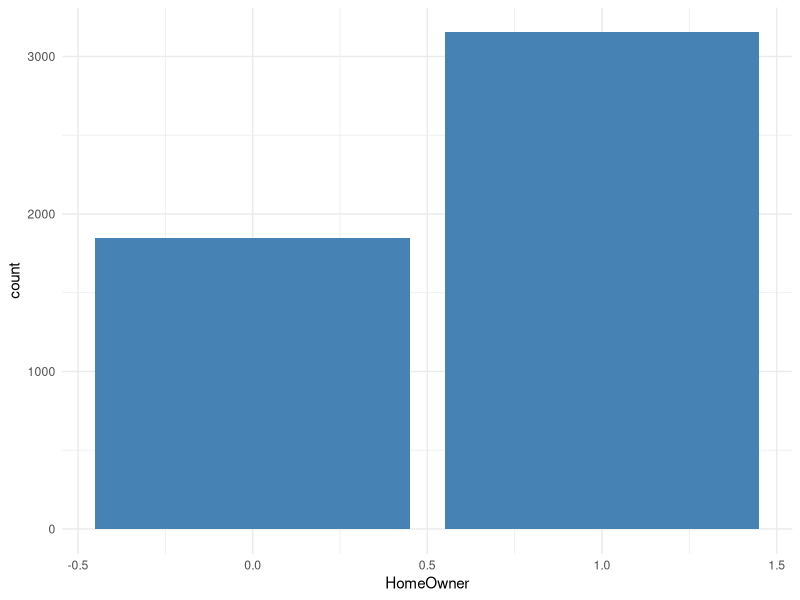
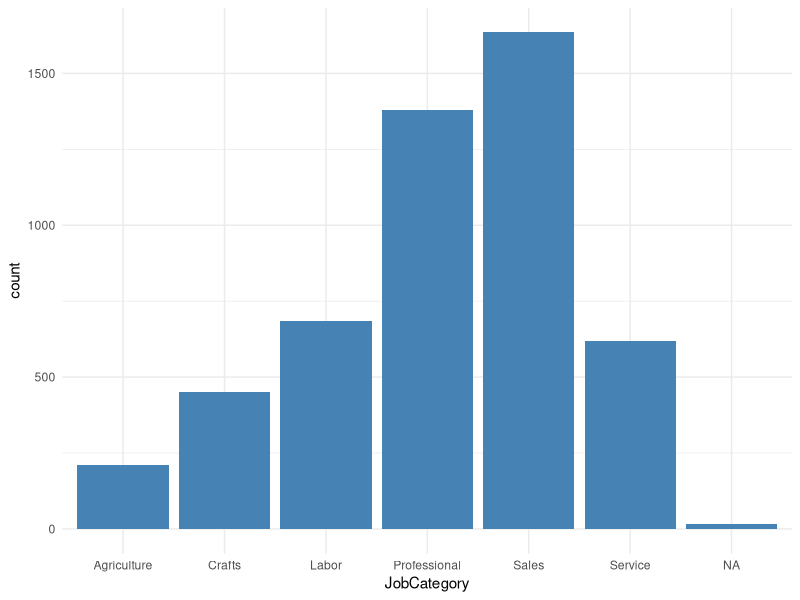
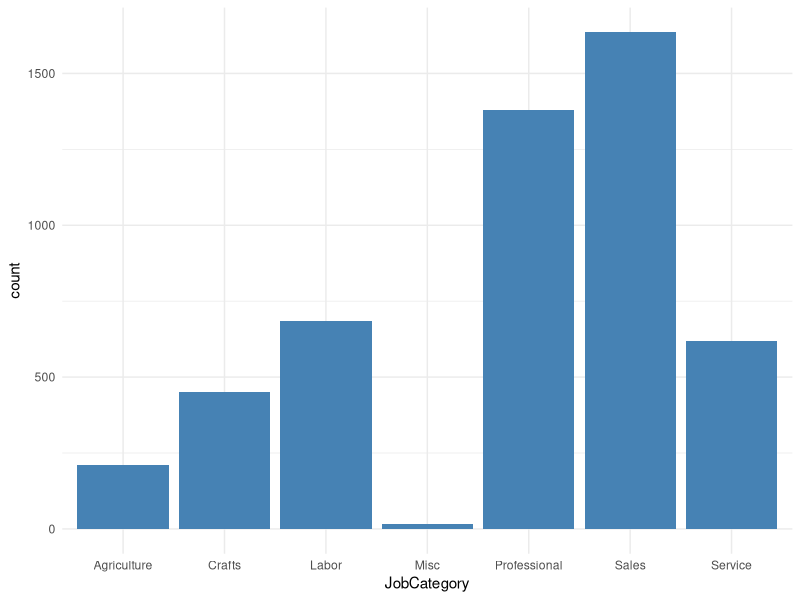
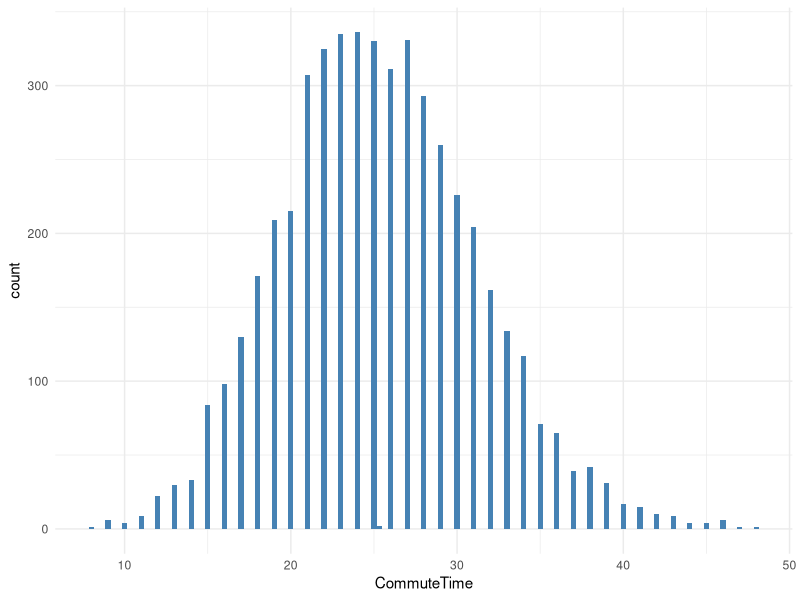
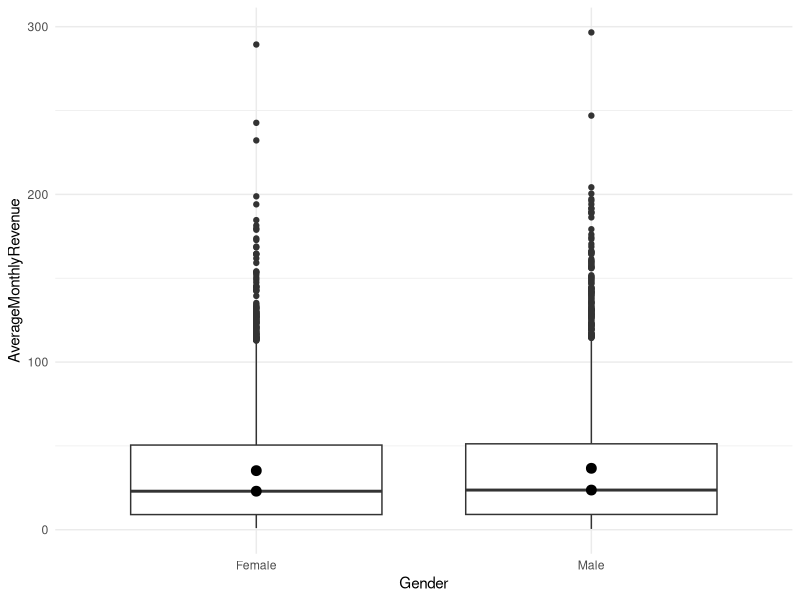
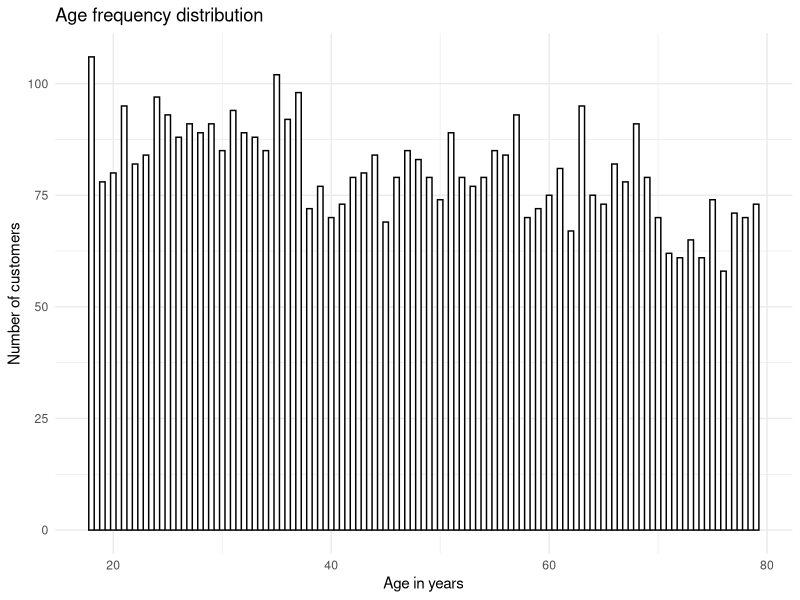
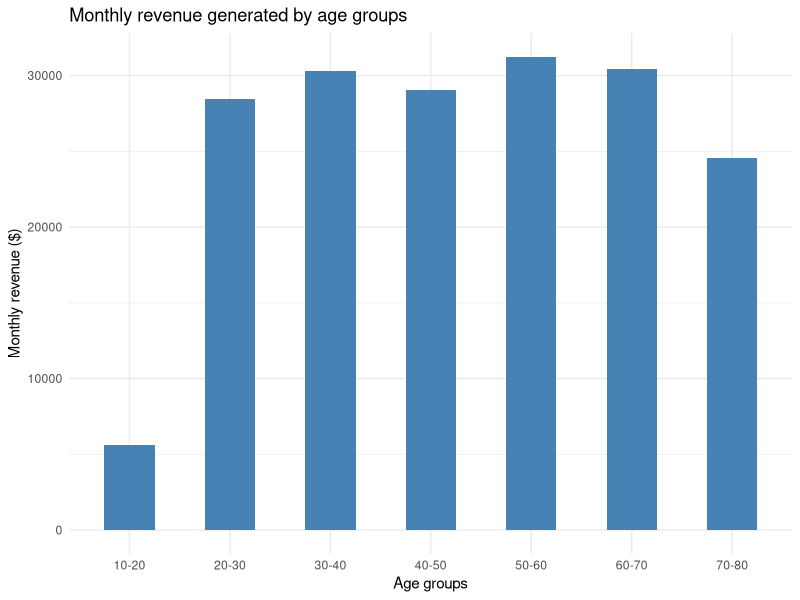
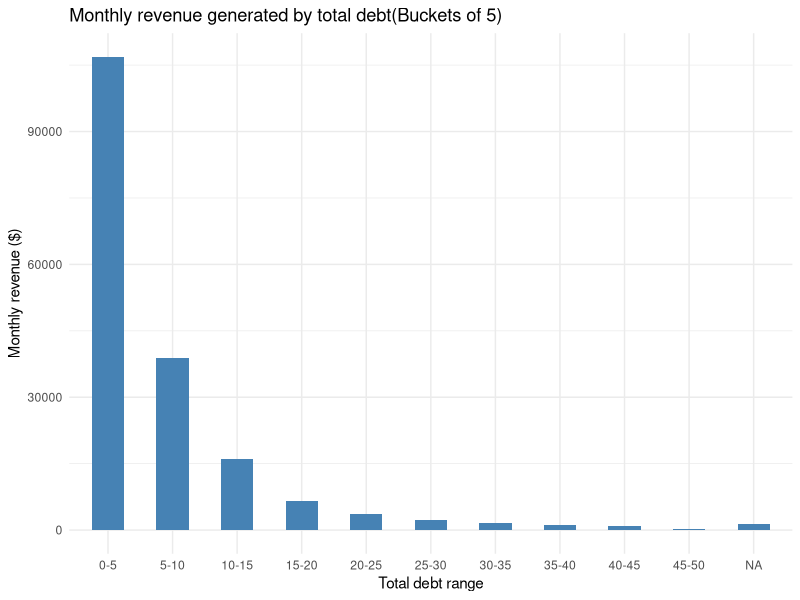

Reproduce these figures in R, in order.
## ---- chunk 1
knitr::opts_knit$set(progress = FALSE, verbose = FALSE)
library(tidyverse)
library(maps)
library(scales)
library(sf)
library(Hmisc)
library(dplyr)
library(ggplot2)

## ---- chunk 2
customers <- read_csv("data/Customer_Dataset_File_Original.csv")
## ---- chunk 3
sum(is.na(customers))
sapply(customers,function(x)sum(is.na(x)))
## ---- chunk 4
#customers <- read_csv("data/Customer_Dataset_File_Original.csv")
print("Number of rows with Gender = NA before imputation")
sum(is.na(customers$Gender))
numberOfFemales <- customers %>% 
  filter(Gender=="Female") %>% 
  nrow()
print("Number of females before imputation")
numberOfFemales
numberOfMales <- customers %>% 
  filter(Gender=="Male") %>% 
  nrow()
count <- 0
print("Number of males before imputation")
numberOfMales
for(i in 1:nrow(customers)){
  if(is.na(customers$Gender[i])){
    #customers$Gender[i] <- "F"
    count <- count + 1
    if (count %% 2 == 0){
      customers$Gender[i] <- "Female"
    }
    else{
      customers$Gender[i] <- "Male"
    }
  }
}
print("Number of rows with Gender = NA after imputation")
sum(is.na(customers$Gender))
numberOfFemales <- customers %>% 
  filter(Gender=="Female") %>% 
  nrow()
print("Number of females after imputation")
numberOfFemales
numberOfMales <- customers %>% 
  filter(Gender=="Male") %>% 
  nrow()
print("Number of males after imputation")
numberOfMales
## ---- chunk 5
print("Number of rows with HouseholdSize = NA before imputation")
sum(is.na(customers$HouseholdSize))
summary(customers$HouseholdSize)
customers$HouseholdSize[is.na(customers$HouseholdSize)] <- median(customers$HouseholdSize, na.rm = T)
print("Check for missing values for HouseholdSize")
sum(is.na(customers$HouseholdSize))
## ---- chunk 6
print("Number of rows with HomeOwner = NA before imputation")
sum(is.na(customers$HomeOwner))
summary(customers$HomeOwner)
get_mode <- function(x) {
  unique_x <- unique(x)
  mode <- unique_x[which.max(tabulate(match(x, unique_x)))]
  mode
}
mode_value = get_mode(customers$HomeOwner)
customers$HomeOwner[is.na(customers$HomeOwner)] <- mode_value
print("Check for missing values for HomeOwner")
sum(is.na(customers$HomeOwner))

ggplot(customers) + 
  geom_bar(aes(x = HomeOwner), fill = "steelblue") +
  theme_minimal()
## ---- chunk 7
#customers <- read_csv("data/Customer_Dataset_File_Original.csv")
print("Number of rows with JobCategory = NA before imputation")
sum(is.na(customers$JobCategory))
summary(customers$JobCategory)

ggplot(customers) + 
  geom_bar(aes(x = JobCategory), fill = "steelblue") +
  theme_minimal()

customers$JobCategory[is.na(customers$JobCategory)] <- "Misc"
print("Check for missing values for HomeOwner")
sum(is.na(customers$JobCategory))

ggplot(customers) + 
  geom_bar(aes(x = JobCategory), fill = "steelblue") +
  theme_minimal()
## ---- chunk 8
#customers <- read_csv("data/Customer_Dataset_File_Original.csv")
customers <- customers %>%
  replace(.=="#NULL!", NA) # replace with NA
customers$HHIncome = as.numeric(gsub("\\,", "", gsub("\\$", "", gsub("\\-", "", customers$HHIncome)))) 
customers$VoiceLastMonth = as.numeric(gsub("\\,", "", gsub("\\$", "", gsub("\\-", "", customers$VoiceLastMonth)))) 
customers$VoiceOverTenure = as.numeric(gsub("\\,", "", gsub("\\$", "", gsub("\\-", "", customers$VoiceOverTenure)))) 
customers$CardSpendMonth = as.numeric(gsub("\\,", "", gsub("\\$", "", gsub("\\-", "", customers$CardSpendMonth)))) 
customers$EquipmentLastMonth = as.numeric(gsub("\\,", "", gsub("\\$", "", gsub("\\-", "", customers$EquipmentLastMonth)))) 
customers$EquipmentOverTenure = as.numeric(gsub("\\,", "", gsub("\\$", "", gsub("\\-", "", customers$EquipmentOverTenure)))) 
customers$DataLastMonth = as.numeric(gsub("\\,", "", gsub("\\$", "", gsub("\\-", "", customers$DataLastMonth)))) 
customers$DataOverTenure = as.numeric(gsub("\\,", "", gsub("\\$", "", gsub("\\-", "", customers$DataOverTenure)))) 
sapply(customers,function(x)sum(is.na(x)))
ncol(customers)
## ---- chunk 9
#customers <- read_csv("data/Customer_Dataset_File_Original.csv")
customers$CarValue = gsub("\\ ", "", customers$CarValue) 
summary(customers$CarValue)
carValueLessThanZero <- customers %>% 
  filter(CarValue =="$(1,000.00)") %>% 
  nrow()
customers$CarValue[customers$CarValue =="$(1,000.00)"] <- 0
customers$CarValue = as.numeric(gsub("\\,", "", gsub("\\$", "", gsub("\\-", "", customers$CarValue)))) 
customers$CarValue = as.numeric(customers$CarValue)
carValueLessThanZero <- customers %>% 
  filter(is.na(customers$CarValue)) %>%
  nrow()
  
print("Number of records with CarValue = NA")
carValueLessThanZero
carOwnership <- customers %>% 
  filter(customers$CarOwnership == "-1") %>%
  nrow()
print("Number of records with CarOwnership == -1")
carOwnership
carBrand <- customers %>% 
  filter(customers$CarBrand == "-1") %>%
  nrow()
print("Number of records with CarBrand == -1")
carBrand
customers$CarOwnership[customers$CarOwnership =="-1"] <- NA
customers$CarBrand[customers$CarBrand =="-1"] <- NA
## ---- chunk 10
customers$CommuteTime = as.numeric(customers$CommuteTime)
customers$CommuteTime[is.na(customers$CommuteTime)] <- mean(customers$CommuteTime, na.rm = T)
ggplot(customers) + 
  geom_bar(aes(x = CommuteTime), fill = "steelblue") +
  theme_minimal()
## ---- chunk 11
customers$EquipmentLastMonth[is.na(customers$EquipmentLastMonth)] <- 0
customers$DataLastMonth[is.na(customers$DataLastMonth)] <- 0
customers$EquipmentOverTenure[is.na(customers$EquipmentOverTenure)] <- 0
customers$DataOverTenure[is.na(customers$DataOverTenure)] <- 0
customers$PhoneCoTenure <- ifelse(customers$PhoneCoTenure == 0, 1, customers$PhoneCoTenure)
customers$VoiceOverTenure <- ifelse(is.na(customers$VoiceOverTenure), customers$VoiceLastMonth, customers$VoiceOverTenure)
## ---- chunk 12
summary(customers)
## ---- chunk 13
customers$LastMonthTotalValue <- customers$VoiceLastMonth + customers$EquipmentLastMonth + customers$DataLastMonth
customers$OverTenureTotalValue <- customers$VoiceOverTenure + customers$EquipmentOverTenure + customers$DataOverTenure
customers$TotalDebt <- customers$CreditDebt + customers$OtherDebt
customers$AverageMonthlyRevenue <- customers$OverTenureTotalValue/customers$PhoneCoTenure
## ---- chunk 14
customersForAnalysis <- customers[,c("CustomerID","Gender","Age","EducationYears","JobCategory","EmploymentLength","HHIncome","DebtToIncomeRatio","CreditDebt","OtherDebt","MaritalStatus","HouseholdSize","HomeOwner","CommuteTime","PhoneCoTenure","VoiceLastMonth","VoiceOverTenure","EquipmentRental","EquipmentLastMonth","EquipmentOverTenure","WirelessData","DataLastMonth","DataOverTenure","Multiline","EBilling", "LastMonthTotalValue", "OverTenureTotalValue", "TotalDebt", "AverageMonthlyRevenue")]
summary(customersForAnalysis)
## ---- chunk 15
ggplot(data = customersForAnalysis,
  aes(x = Gender, y = AverageMonthlyRevenue)) +
  geom_boxplot() +
  stat_summary(fun.y = mean, geom="point",size=3) +
  stat_summary(fun.y = median, geom="point",size=3) +
  theme_minimal()

customersForAnalysis%>%
group_by(Gender)%>% 
summarise(Mean=mean(AverageMonthlyRevenue), Median=median(AverageMonthlyRevenue))
## ---- chunk 16
ggplot(customersForAnalysis, aes(x=Age)) +
    geom_histogram(binwidth=.5, colour="black", fill="white") + 
    labs( title= "Age frequency distribution", x="Age in years", y = "Number of customers") +
    theme_minimal()

lbls <- c('0-10','10-20','20-30', '30-40','40-50','50-60','60-70', '70-80', '80-90', '90-100')
groupedData <- customersForAnalysis %>% 
     group_by(ageGroup = cut(Age, breaks= seq(0, 100, by = 10), 
                                right = TRUE, include.lowest = TRUE, labels = lbls) ) %>% 
     summarise(totalMonthlyValue= sum(AverageMonthlyRevenue)) 

ggplot(groupedData, aes(x = ageGroup, y = totalMonthlyValue)) + 
  geom_bar(stat="identity", width=0.5, fill = "steelblue") +
  labs( title= "Monthly revenue generated by age groups", x="Age groups", y = "Monthly revenue ($)") +
  theme_minimal()
## ---- chunk 17
lbls <- c('0-5','5-10','10-15', '15-20','20-25','25-30','30-35', '35-40', '40-45', '45-50')
groupedData <- customersForAnalysis %>% 
     group_by(debtGroup = cut(TotalDebt, breaks= seq(0, 50, by = 5), 
                                right = TRUE, include.lowest = TRUE, labels = lbls) ) %>% 
     summarise(totalMonthlyValue= sum(AverageMonthlyRevenue)) 


ggplot(groupedData, aes(x = debtGroup, y = totalMonthlyValue)) + 
  geom_bar(stat="identity", width=0.5, fill = "steelblue") +
  labs( title= "Monthly revenue generated by total debt(Buckets of 5)", x="Total debt range", y = "Monthly revenue ($)") +
  theme_minimal()
## ---- chunk 18
groupedData <- customersForAnalysis%>%
  group_by(HouseholdSize)%>% 
  summarise(Mean=mean(AverageMonthlyRevenue), Median=median(AverageMonthlyRevenue), totalMonthlyRevenue= sum(AverageMonthlyRevenue))
groupedData
## ---- chunk 19
groupedData <- customersForAnalysis%>%
  filter(HouseholdSize > 1) %>%
  filter(Multiline == "No") %>%
  summarise(totalMonthlyRevenue= sum(AverageMonthlyRevenue))
cat(sprintf("Total monthly revenue for household size > 1 and with no multi-line:: %s", groupedData$totalMonthlyRevenue))
groupedData <- customersForAnalysis%>%
  filter(HouseholdSize > 1) %>%
  filter(Multiline == "No")
numberOfCustomers <- count(groupedData)
cat(sprintf("\nTotal monthly revenue for household size > 1 and with no multi-line: %s", numberOfCustomers))
## ---- chunk 20
groupedData <- customersForAnalysis %>% 
     group_by(EducationYears) %>% 
     summarise(totalMonthlyValue= sum(AverageMonthlyRevenue)) 

ggplot(groupedData, aes(x = EducationYears, y = totalMonthlyValue)) + 
  geom_bar(stat="identity", width=0.5, fill = "steelblue") +
  labs( title= "Monthly revenue generated by Education in years(Buckets of 5)", x="Education (in years)", y = "Monthly revenue ($)") +
  theme_minimal()
## ---- chunk 21
ggplot(customersForAnalysis, aes(x = HHIncome, y = AverageMonthlyRevenue)) + 
  geom_point(color = "steelblue") +
  labs( title= "Distribution of household income and average monthly revenue", x="House hold income", y = "Monthly revenue ($)") +
  theme_minimal() 

lbls <- c('0-10K','10-20K','20-30K', '30-40K','40-50K','50-60K','60-70K', '70-80K', '80-90K', '90-100K', '100-110K', '110-120K', '120-130K', '130-140K', '140-150K')

groupedData <- customersForAnalysis %>% 
     group_by(hhIncomeGroup = cut(HHIncome, breaks= seq(0, 150000, by = 10000), 
                                right = TRUE, include.lowest = TRUE, labels = lbls) ) %>% 
     summarise(totalMonthlyValue= sum(AverageMonthlyRevenue))
groupedData

ggplot(groupedData, aes(x = hhIncomeGroup, y = totalMonthlyValue)) + 
  geom_bar(stat="identity", width=0.5, fill = "steelblue") +
  labs( title= "Monthly revenue generated by household income(Buckets of $10K)", x="Household income", y = "Monthly revenue ($)") +
  theme_minimal() +
  theme(axis.text.x = element_text(angle = 45))
## ---- chunk 22
groupedData <- customersForAnalysis%>%
group_by(JobCategory)%>% 
summarise(totalMonthlyValue = sum(AverageMonthlyRevenue))

groupedData

ggplot(groupedData, aes(x = JobCategory, y = totalMonthlyValue)) + 
  geom_bar(stat="identity", width=0.5, fill = "steelblue") +
  labs( title= "Monthly revenue generated by job categories", x="Job category", y = "Monthly revenue ($)")  +
  theme_minimal() 

ggplot(data = customersForAnalysis, aes(x = JobCategory, y = AverageMonthlyRevenue, group=JobCategory)) +
  geom_boxplot() +
  labs( title= "Distribution of monthly revenue generated by job category", x="Job category", y = "Monthly revenue ($)")  +
  theme_minimal() 
## ---- chunk 23
ggplot(data = customersForAnalysis, aes(x = HomeOwner, y = AverageMonthlyRevenue, group=HomeOwner)) +
  geom_boxplot() +
  labs( title= "Homeownership and monthly revenue generated", x="Home ownership", y = "Monthly revenue ($)")  +
  theme_minimal() 

customersForAnalysis%>%
group_by(HomeOwner)%>% 
summarise(SUm = sum(AverageMonthlyRevenue), Mean=mean(AverageMonthlyRevenue), Median=median(AverageMonthlyRevenue))
## ---- chunk 24
lbls <- c('0-10','10-20','20-30', '30-40','40-50','50-60','60-70', '70-80', '80-90', '90-100')
groupedData <- customersForAnalysis %>% 
     group_by(DebtToIncomeRatio) %>% 
     summarise(totalMonthlyValue= sum(AverageMonthlyRevenue)) 

ggplot(groupedData, aes(x = DebtToIncomeRatio, y = totalMonthlyValue)) + 
  geom_point(color = "steelblue") +
  geom_smooth() + 
  labs( title= "Monthly revenue generated Debt to income ratio", x="Debt to income ratio (DTI)", y = "Monthly revenue ($)") +
  theme_minimal() 
## ---- chunk 25

groupedData <- customersForAnalysis %>% 
     group_by(CommuteTime) %>% 
     summarise(totalMonthlyValue= sum(DataOverTenure)) 

ggplot(groupedData, aes(x = CommuteTime, y = totalMonthlyValue)) + 
  geom_point(color = "steelblue") +
  geom_smooth() + 
  labs( title= "Data revenue compared to commute time", x="Commute time", y = "Data over tenure ($)") +
  theme_minimal() 

groupedData <- customersForAnalysis %>% 
     group_by(CommuteTime) %>% 
     summarise(totalMonthlyValue= sum(AverageMonthlyRevenue)) 

ggplot(groupedData, aes(x = CommuteTime, y = totalMonthlyValue)) + 
  geom_point(color = "steelblue") +
  geom_smooth() + 
  labs( title= "Monthly revenue compared to commute time", x="Commute time", y = "Monthly revenue ($)") +
  theme_minimal() 
## ---- chunk 26
write_csv(customersForAnalysis,"data/Customer_Dataset_UPDATED.csv")
